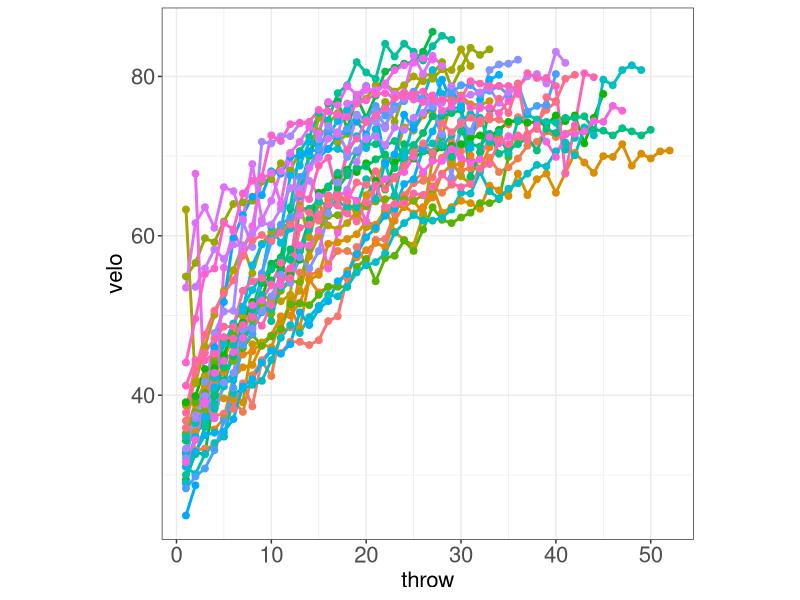

Recreate this plot in R.
library(tidyverse) 
path <- getwd()

d <- read.csv("sup/velo_csvs/masters/data_warm.csv", stringsAsFactors = T)

ggplot(data = d, aes(x = throw, y = velo, color = pID)) +
  geom_path(size = 1, show.legend = F) +
  geom_point(size = 2, show.legend = F) +
  theme_bw() +
  theme(aspect.ratio = 1,
        axis.text = element_text(size = 16),
        axis.title = element_text(size = 16))
